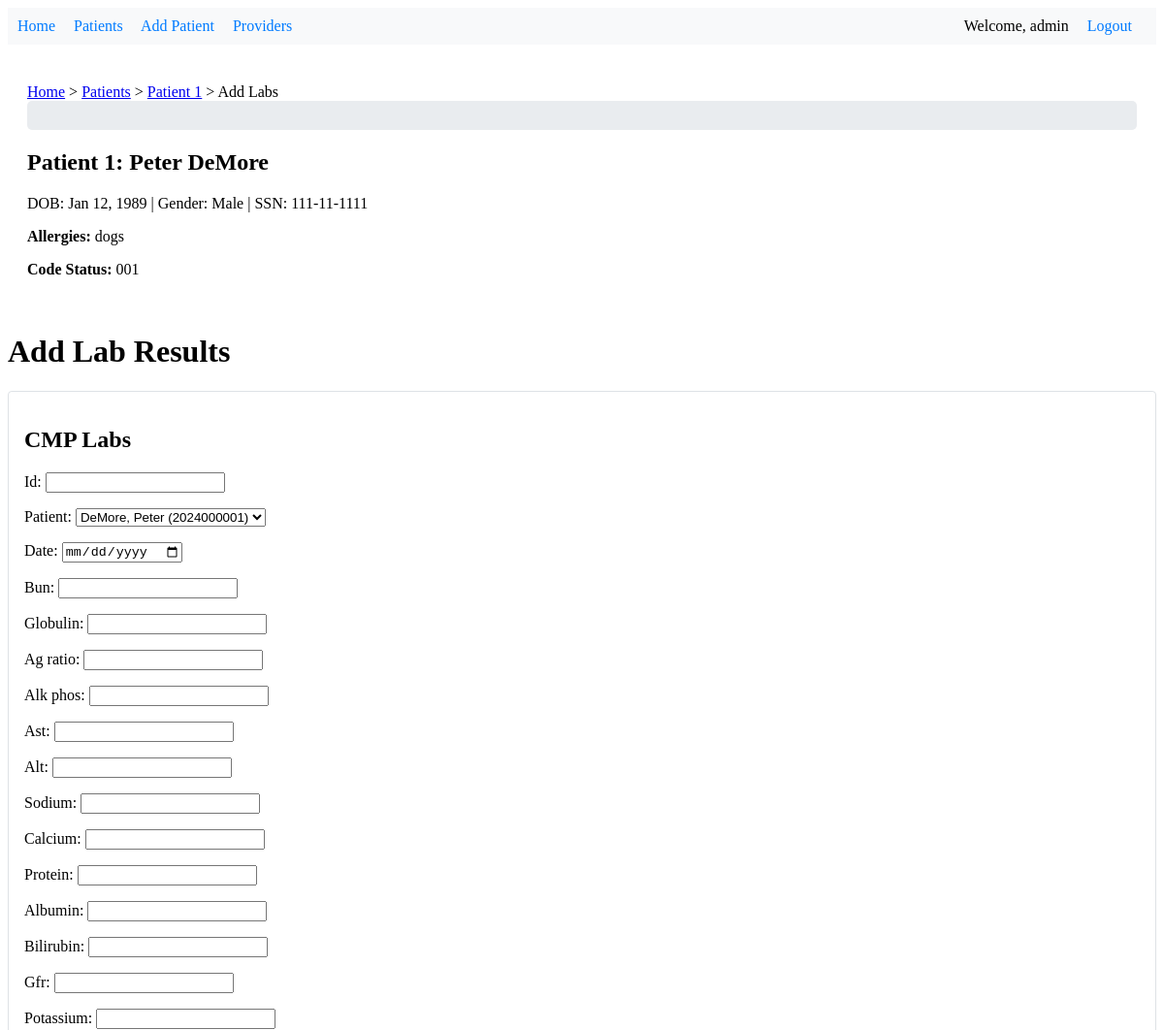
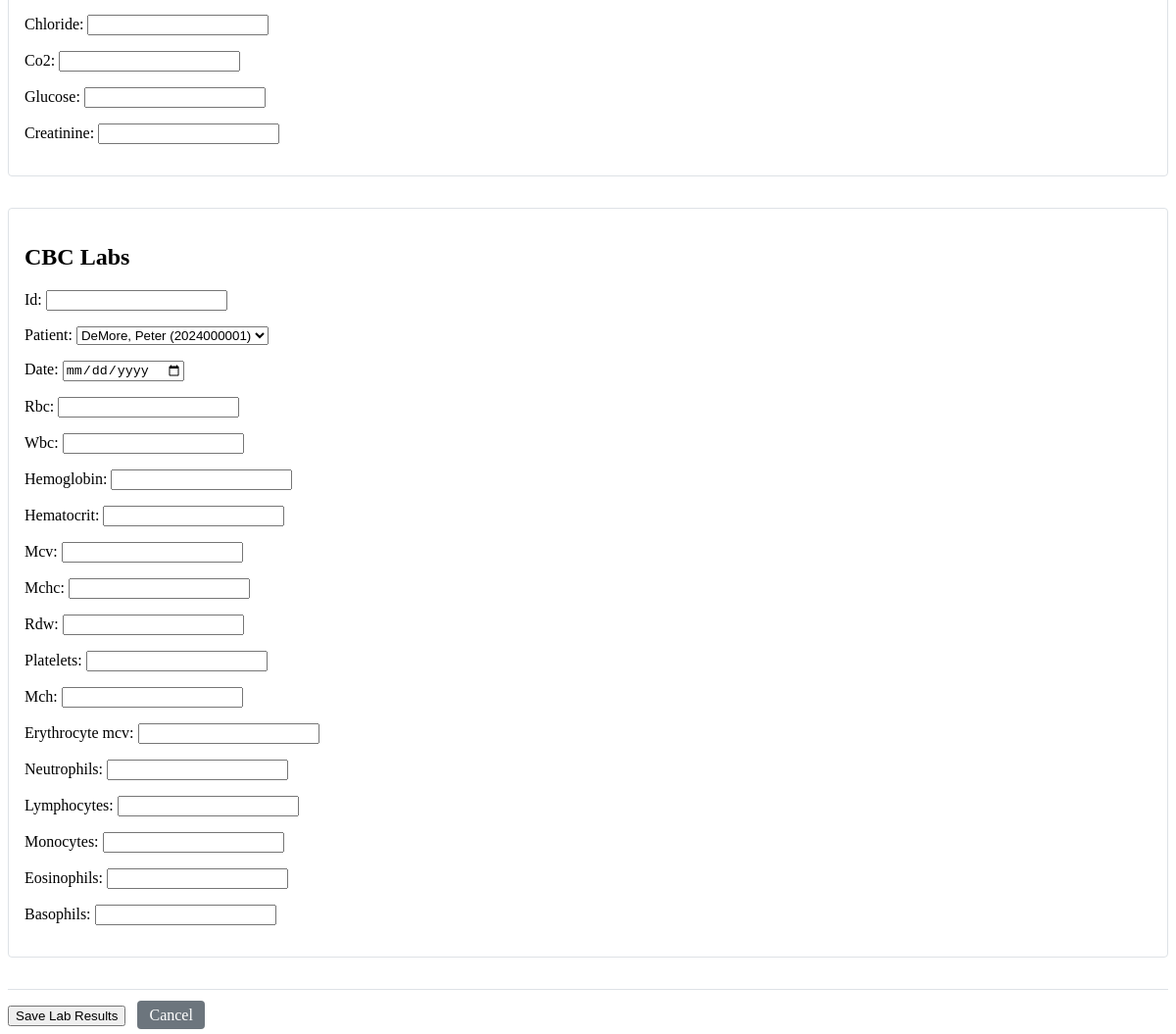
Screenshot of /patient/1/labs/add/ (signed in) with the database file from the repository (2 pictures, top to bottom).
### patient_records/models.py (models this page shows, shortened)
class Patient(models.Model):
    GENDER_CHOICES = [
        ('M', 'Male'),
        ('F', 'Female'),
        ('O', 'Other'),
    ]
    id = models.AutoField(primary_key=True)
    date = models.DateField()
    allergies = models.TextField(blank=True, null=True)
    code_status = models.CharField(max_length=50, blank=True, null=True)
    poa_name = models.CharField(max_length=100)
    relationship = models.CharField(max_length=50, blank=True, null=True)
    poa_contact = models.CharField(max_length=100)
    veteran = models.BooleanField(default=False)
    veteran_spouse = models.BooleanField(default=False)
    marital_status = models.CharField(max_length=50, blank=True, null=True)
    street_address = models.CharField(max_length=255, blank=True, null=True)
    city = models.CharField(max_length=100, blank=True, null=True)
    state = models.CharField(max_length=100, blank=True, null=True)
    zip = models.CharField(max_length=20, blank=True, null=True)
    patient_phone = models.CharField(max_length=20, blank=True, null=True)
    patient_email = models.EmailField(blank=True, null=True)
    last_updated = models.DateTimeField(auto_now=True)
    modified_by = models.ForeignKey(User, on_delete=models.SET_NULL, null=True, blank=True)
    patient_number = models.CharField(max_length=10, unique=True, editable=False, null=True, blank=True)
    first_name = models.CharField(max_length=50, null=True, blank=True)
    middle_name = models.CharField(max_length=50, blank=True, null=True)
    last_name = models.CharField(max_length=50, null=True, blank=True)
    date_of_birth = models.DateField(null=True, blank=True)
    gender = models.CharField(max_length=1, choices=GENDER_CHOICES, null=True, blank=True)
    ssn = models.CharField(max_length=11, verbose_name="SSN", null=True, blank=True)
    height_cm = models.DecimalField(max_digits=5, decimal_places=2, verbose_name="Height (cm)", null=True, blank=True)
    height_inches = models.DecimalField(max_digits=5, decimal_places=2, verbose_name="Height (inches)", null=True, blank=True)
    def __str__(self):
        if self.first_name and self.last_name:
            return f"{self.last_name}, {self.first_name} ({self.patient_number})"
        return f"Patient {self.patient_number}"

### patient_records/views.py (the view)
# urls.py: path('patient/<str:patient_id>/labs/add/', views.add_labs, name='add_labs'),
@login_required
def add_labs(request, patient_id):
    patient = get_object_or_404(Patient, id=patient_id)
    breadcrumbs = [
        {'label': 'Patients', 'url': reverse('patient_list')},
        {'label': f'Patient {patient.id}', 'url': reverse('patient_detail', args=[patient.id])},
        {'label': 'Add Labs', 'url': None}
    ]
    if request.method == 'POST':
        cmp_form = CmpLabsForm(request.POST, prefix='cmp')
        cbc_form = CbcLabsForm(request.POST, prefix='cbc')
        if cmp_form.is_valid() and cbc_form.is_valid():
            cmp = cmp_form.save(commit=False)
            cbc = cbc_form.save(commit=False)
            cmp.patient = patient
            cbc.patient = patient
            cmp.save()
            cbc.save()
            messages.success(request, 'Lab results added successfully!')
            return redirect('patient_detail', patient_id=patient_id)
    else:
        cmp_form = CmpLabsForm(prefix='cmp', initial={'patient': patient})
        cbc_form = CbcLabsForm(prefix='cbc', initial={'patient': patient})
    context = {
        'cmp_form': cmp_form,
        'cbc_form': cbc_form,
        'patient': patient,
        'breadcrumbs': breadcrumbs,
        'form_title': 'Add Lab Results',
        'submit_label': 'Save Lab Results',
        'cancel_url': reverse('patient_detail', args=[patient.id]),
        'confirmation_message': 'Are you sure you want to submit these lab results?'
    }
    return render(request, 'patient_records/add_labs.html', context)

### patient_records/forms.py
class CmpLabsForm(forms.ModelForm):
    class Meta:
        model = CmpLabs
        fields = '__all__'
        widgets = {
            'date': forms.DateInput(attrs={'type': 'date'}),
        }

class CbcLabsForm(forms.ModelForm):
    class Meta:
        model = CbcLabs
        fields = '__all__'
        widgets = {
            'date': forms.DateInput(attrs={'type': 'date'}),
        }

### patient_records/templates/patient_records/add_labs.html (shortened to what this page needs)
{% extends 'patient_records/base_multi_form.html' %}
{% block form_sections %}
    <div class="lab-section">
        <h2>CMP Labs</h2>
        {{ cmp_form.as_p }}
    </div>
    <div class="lab-section">
        <h2>CBC Labs</h2>
        {{ cbc_form.as_p }}
    </div>
{% endblock %}

### patient_records/templates/components/_navigation.html
{% if user.is_authenticated %}
    <nav>
        <a href="{% url 'home' %}">Home</a>
        <a href="{% url 'patient_list' %}">Patients</a>
        <a href="{% url 'add_patient' %}">Add Patient</a>
        <a href="{% url 'provider_list' %}">Providers</a>
        <div class="user-nav">
            <span>Welcome, {{ user.username }}</span>
            <a href="{% url 'logout' %}">Logout</a>
        </div>
    </nav>
{% endif %}

### patient_records/templates/components/_patient_header.html
<div class="patient-header"></div>
    <h2>Patient {{ patient.id }}: {{ patient.first_name }} {{ patient.last_name }}</h2>
    <p>
        DOB: {{ patient.date_of_birth|date:"M d, Y" }} |
        Gender: {{ patient.get_gender_display }} |
        SSN: {{ patient.ssn }}
    </p>
    {% if patient.allergies %}
    <p><strong>Allergies:</strong> {{ patient.allergies }}</p>
    {% endif %}
    {% if patient.code_status %}
    <p><strong>Code Status:</strong> {{ patient.code_status }}</p>
    {% endif %}
</div>

### patient_records/templates/patient_records/base.html (style rules this page uses)
nav { background-color: #f8f9fa; padding: 10px; margin-bottom: 20px; }
nav a { margin-right: 15px; text-decoration: none; color: #007bff; }
.user-nav { float: right; }
.user-nav span { margin-right: 15px; }
.patient-header { background-color: #e9ecef; padding: 15px; margin-bottom: 20px; border-radius: 5px; }
.lab-section { margin-bottom: 2rem; padding: 1rem; border: 1px solid #dee2e6; border-radius: 4px; }

### rows the page displays
Patient: id "1", first_name "Peter", last_name "DeMore", date_of_birth "Jan 12, 1989", gender "Male", ssn "111-11-1111", allergies "dogs", code_status "001"

### other values shown
{{ user.username }} "admin"
{{ breadcrumb.label }} "Patients" "Patient 1"
{{ breadcrumb.label }} "Add Labs"
{{ submit_label|default:"Save" }} "Save Lab Results"
